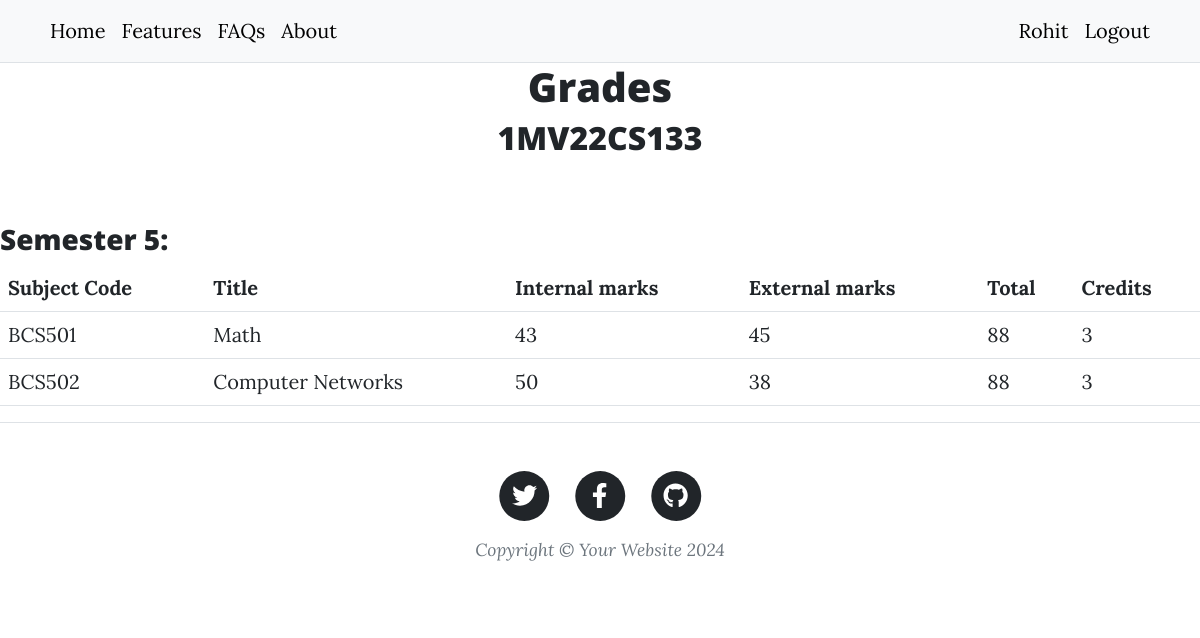
Page /grades?usn=1MV22CS133 (signed in) on the earlier database version.
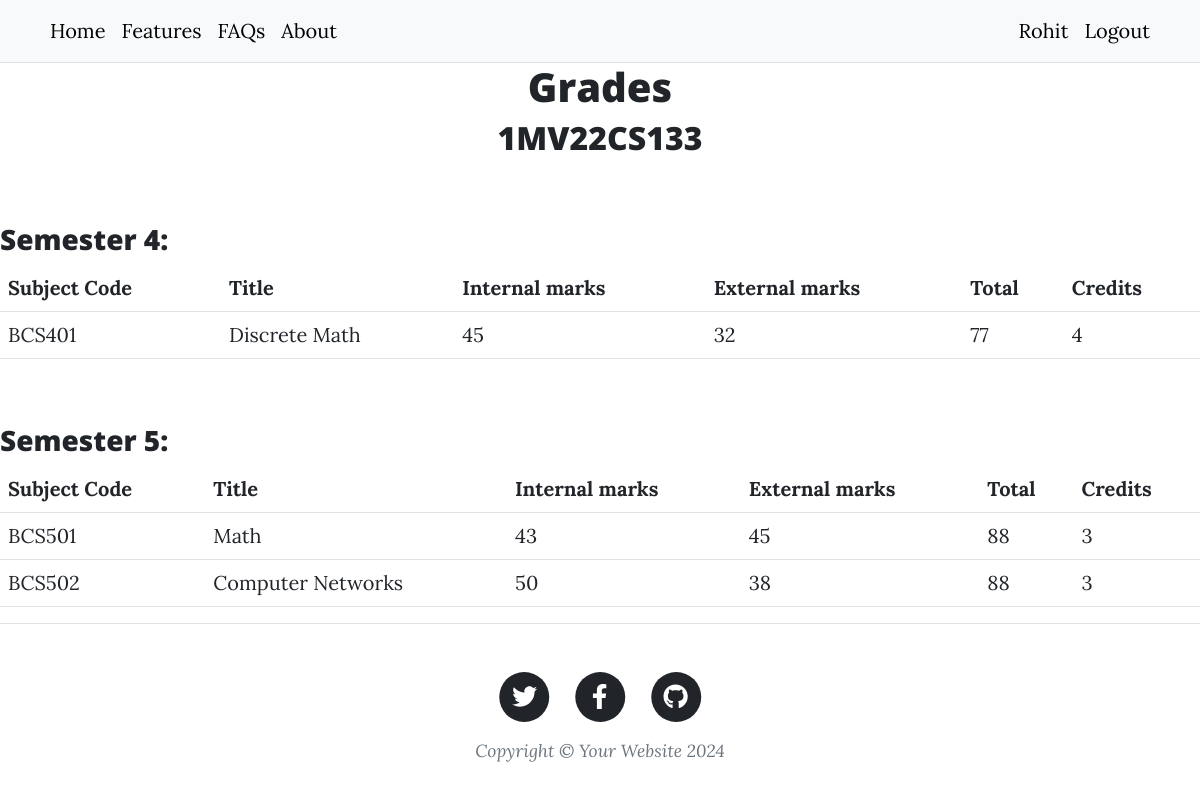
Same page on the later database version.
### main.py (models this page shows)
class User(db.Model, UserMixin):
    __tablename__ = "user"
    id: Mapped[int] = mapped_column(Integer, primary_key=True)
    name: Mapped[str] = mapped_column(String(250))
    email: Mapped[str] = mapped_column(String(250), unique=True)
    designation: Mapped[str] = mapped_column(String(100))
    usn: Mapped[str] = mapped_column(String(100), nullable=True)
    semester: Mapped[int] = mapped_column(Integer, nullable=True)
    course: Mapped[str] = mapped_column(String(250), nullable=True)
    section: Mapped[str] = mapped_column(String(100), nullable=True)
    password: Mapped[str] = mapped_column(String(1000))
    grades: Mapped[List["UserGrade"]] = relationship(back_populates='student')

class UserGrade(db.Model):
    id: Mapped[int] = mapped_column(Integer, primary_key=True)
    subject: Mapped[str] = mapped_column(String(250))
    subject_code: Mapped[str] = mapped_column(String(250))
    student_id: Mapped[int] = mapped_column(ForeignKey('user.id'))
    student: Mapped["User"] = relationship(back_populates='grades')
    internal_marks: Mapped[int] = mapped_column(Integer)
    external_marks: Mapped[int] = mapped_column(Integer)
    subject_credits: Mapped[int] = mapped_column(Integer)
    semester: Mapped[int] = mapped_column(Integer)

### main.py (the view)
@app.route('/grades')
@student_specific
def show_grades():
    user = db.session.execute(db.select(User).where(User.usn == request.args.get('usn'))).scalar()
    semesters = []
    for i in range(1, 9):
        for sub in user.grades:
            if sub.semester == i:
                semesters.append(i)
                break
    return render_template('grades.html', user=user, semesters=semesters)

### main.py (called while the page is built)
def student_specific(function):
    @wraps(function)
    def wrapper_function(*args, **kwargs):
        if current_user.is_authenticated and current_user.designation == 'Teacher':
            return function(*args, **kwargs)
        elif (current_user.is_authenticated and current_user.designation == 'Student' and
              current_user.usn == request.args.get('usn').upper()):
            return function(*args, **kwargs)
        else:
            return abort(403)
    return wrapper_function

@login_manager.user_loader
def load_user(user_id):
    return User.query.get(user_id)

### Templates/grades.html (shortened to what this page needs)
{% include "header.html" %}
<h1 style="text-align: center">Grades</h1>
<h2 style="text-align: center">{{ user.usn }}</h2>
<div>
    {% for sem in semesters %}
    <h3><br>Semester {{ sem }}:</h3>
    <table class="table">
        <thead>
            <tr>
                <th scope="col">Subject Code</th>
                <th scope="col">Title</th>
                <th scope="col">Internal marks</th>
                <th scope="col">External marks</th>
                <th scope="col">Total</th>
                <th scope="col">Credits</th>
            </tr>
        </thead>
        <tbody>
            {% for sub in user.grades %}
            {% if sub.semester == sem %}
            <tr>
                <td>{{ sub.subject_code }}</td>
                <td>{{ sub.subject }}</td>
                <td>{{ sub.internal_marks }}</td>
                <td>{{ sub.external_marks }}</td>
                <td>{{ sub.internal_marks + sub.external_marks }}</td>
                <td>{{ sub.subject_credits }}</td>
            </tr>
            {% endif %}
            {% endfor %}
        </tbody>
    </table>
    {% endfor %}
</div>
{% include "footer.html" %}

### Templates/header.html (shortened to what this page needs)
<!DOCTYPE html>
<html lang="en">
  <head>
    {% block styles %}
    {{ bootstrap.load_css() }}
    <link
      href="{{ url_for('static', filename='css/styles.css') }}"
      rel="stylesheet"
    />
    {% endblock %}
  </head>
  <body>
    <nav class="py-2 bg-body-tertiary border-bottom">
    <div class="container d-flex flex-wrap">
      <ul class="nav me-auto">
        <li class="nav-item"><a href="{{ url_for('home') }}" class="nav-link link-body-emphasis px-2 active" aria-current="page">Home</a></li>
        <li class="nav-item"><a href="#" class="nav-link link-body-emphasis px-2">Features</a></li>
        <li class="nav-item"><a href="#" class="nav-link link-body-emphasis px-2">FAQs</a></li>
        <li class="nav-item"><a href="#" class="nav-link link-body-emphasis px-2">About</a></li>
      </ul>
      <ul class="nav">
        {% if not current_user.is_authenticated %}
        <li class="nav-item"><a href="{{ url_for('login') }}" class="nav-link link-body-emphasis px-2">Login</a></li>
        <li class="nav-item"><a href="{{ url_for('choose_designation') }}" class="nav-link link-body-emphasis px-2">Register</a></li>
        {% else %}
        <li class="nav-item"><a href="#" class="nav-link link-body-emphasis px-2">{{ current_user.name }}</a></li>
        <li class="nav-item"><a href="{{ url_for('logout') }}" class="nav-link link-body-emphasis px-2">Logout</a></li>
        {% endif %}
      </ul>
    </div>
  </nav>

### Templates/footer.html (shortened to what this page needs)
        <footer class="border-top">
          <div class="container px-4 px-lg-5">
              <div class="row gx-4 gx-lg-5 justify-content-center">
                  <div class="col-md-10 col-lg-8 col-xl-7">
                      <ul class="list-inline text-center">
                          <li class="list-inline-item">
                              <a href="#!">
                                  <span class="fa-stack fa-lg">
                                      <i class="fas fa-circle fa-stack-2x"></i>
                                      <i class="fab fa-twitter fa-stack-1x fa-inverse"></i>
                                  </span>
                              </a>
                          </li>
                          <li class="list-inline-item">
                              <a href="#!">
                                  <span class="fa-stack fa-lg">
                                      <i class="fas fa-circle fa-stack-2x"></i>
                                      <i class="fab fa-facebook-f fa-stack-1x fa-inverse"></i>
                                  </span>
                              </a>
                          </li>
                          <li class="list-inline-item">
                              <a href="#!">
                                  <span class="fa-stack fa-lg">
                                      <i class="fas fa-circle fa-stack-2x"></i>
                                      <i class="fab fa-github fa-stack-1x fa-inverse"></i>
                                  </span>
                              </a>
                          </li>
                      </ul>
                      <div class="small text-center text-muted fst-italic">Copyright &copy; Your Website 2024</div>
                  </div>
              </div>
          </div>
      </footer>
  </body>
</html>

Differences in the rows shown:
added UserGrade: subject_code "BCS401", subject "Discrete Math", internal_marks "45", external_marks "32", sub.internal_marks+sub.external_marks "77", subject_credits "4"
Other differences:
new list line: "Semester 4 : Subject Code Title Internal marks External marks Total Credits"
